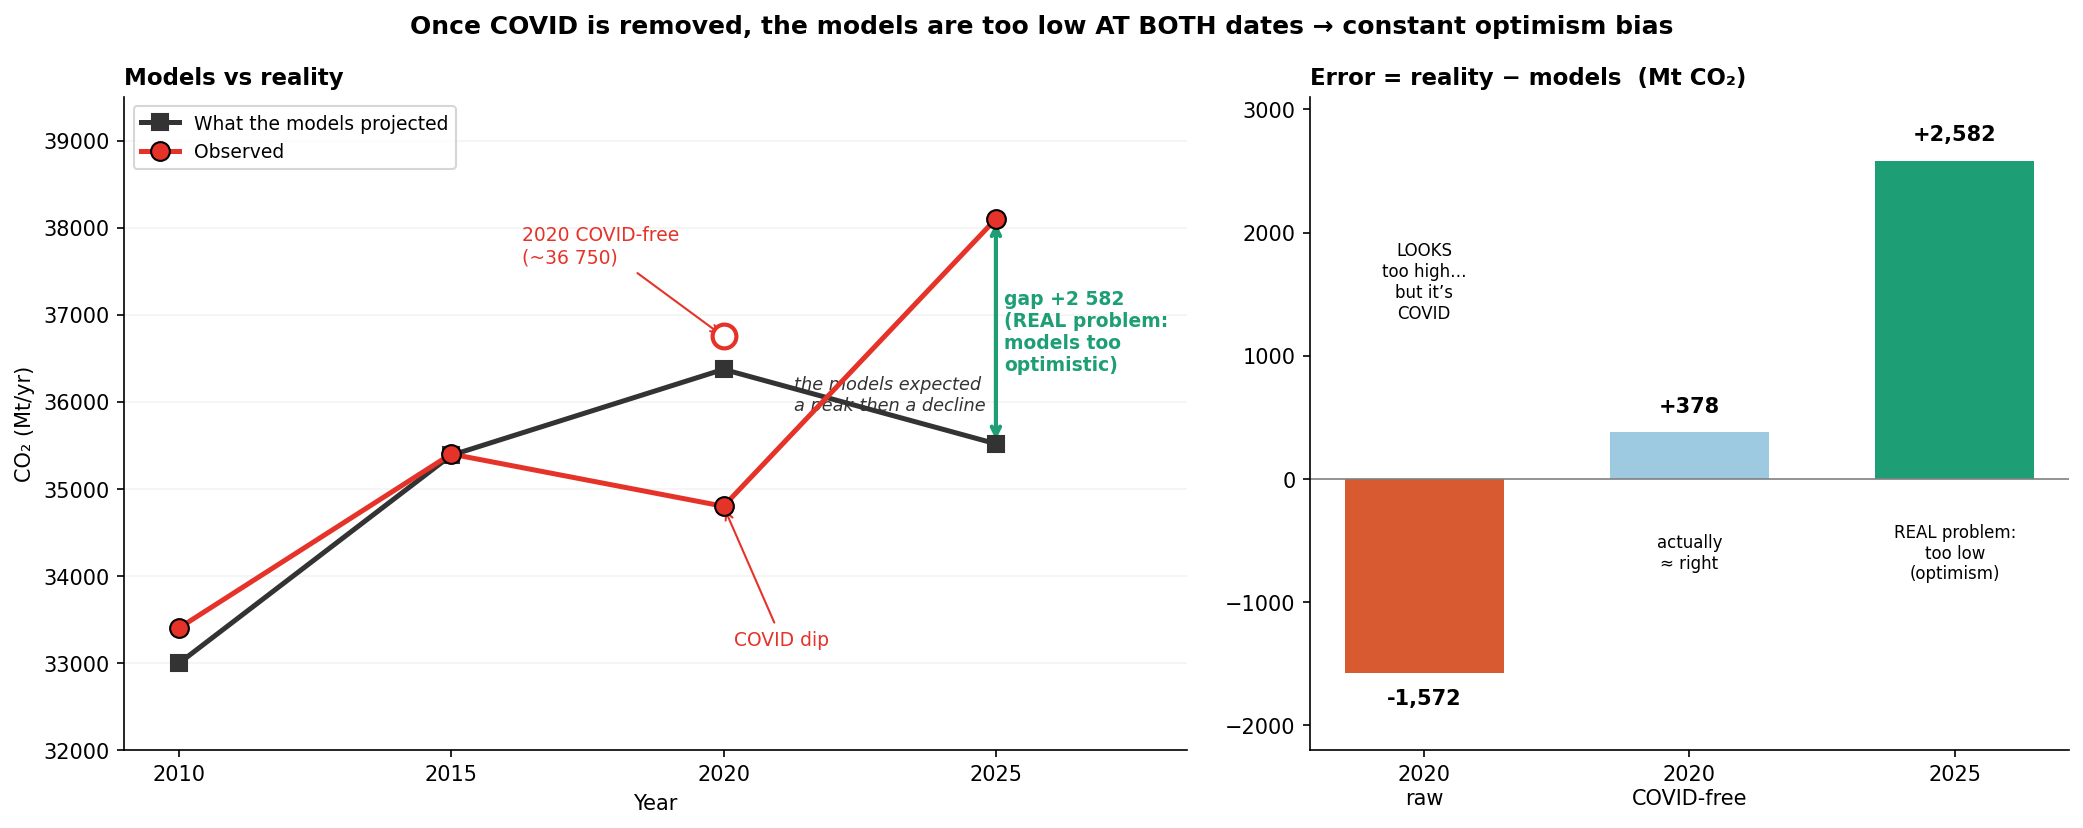

The script that saved this image:
"""Finding 1 — pedagogical version (clear)."""
import warnings; warnings.filterwarnings('ignore')
import pandas as pd, numpy as np, matplotlib.pyplot as plt
from pathlib import Path

SCI = Path.home()/'PhD'/'4. Modeling'/'Prisma School'/'Scenario_Compass_Initiative_Data'/'SCI-2025_v1.0_pathways_ensemble_global.xlsx'
OBS = {2010: 33400, 2015: 35400, 2020: 34800, 2025: 38100}
YEARS = [2010, 2015, 2020, 2025]; YC = [str(y) for y in YEARS]
_F = ['MESSAGE','REMIND','IMACLIM','IMAGE','WITCH','POLES','GCAM','AIM','COFFEE','TIAM','GEM-E3','PROMETHEUS','EPPA','C-ROADS','MERGE','CGEM','MINES']
df = pd.read_excel(SCI, sheet_name='data')
s = df[df['Variable'] == 'Emissions|CO2|Energy and Industrial Processes'].copy()
s['Family'] = s['Model'].map(lambda m: next((f for f in _F if f in str(m).upper()), str(m)))
w = (1.0 / s.groupby('Family')['Family'].transform('size')).values
proj = [float(np.nansum(w*s[c].values) / np.nansum(w*~np.isnan(s[c].values))) for c in YC]
cf2020 = (OBS[2015] + OBS[2025]) / 2

fig, (axL, axR) = plt.subplots(1, 2, figsize=(14, 5.6), gridspec_kw={'width_ratios': [1.4, 1]})

# ── left : 2 curves ──
X = YEARS
axL.plot(X, proj, '-s', color='#333', lw=2.4, ms=8, label='What the models projected', zorder=4)
axL.plot(X, [OBS[y] for y in X], '-o', color='#E63329', lw=2.4, ms=9, mec='black', label='Observed', zorder=5)
axL.scatter([2020], [cf2020], s=130, facecolor='white', edgecolor='#E63329', lw=2, zorder=6)
axL.annotate('2020 COVID-free\n(~36 750)', (2020, cf2020), (2016.3, 37600), fontsize=9, color='#E63329',
             arrowprops=dict(arrowstyle='->', color='#E63329'))
axL.annotate('COVID dip', (2020, OBS[2020]), (2020.2, 33200), fontsize=9, color='#E63329',
             arrowprops=dict(arrowstyle='->', color='#E63329'))
# 2025 gap arrow
axL.annotate('', (2025, OBS[2025]), (2025, proj[3]), arrowprops=dict(arrowstyle='<->', color='#1D9E75', lw=2))
axL.text(2025.15, (OBS[2025]+proj[3])/2, 'gap +2 582\n(REAL problem:\nmodels too\noptimistic)', fontsize=9,
         color='#1D9E75', fontweight='bold', va='center')
axL.text(2021.3, 35900, 'the models expected\na peak then a decline', fontsize=8.5, color='#333', style='italic')
axL.set_xticks(YEARS); axL.set_xlim(2009, 2028.5); axL.set_ylim(32000, 39500)
axL.set_ylabel('CO₂ (Mt/yr)'); axL.set_xlabel('Year'); axL.legend(loc='upper left', fontsize=9)
axL.set_title('Models vs reality', loc='left', fontsize=11, fontweight='bold')
axL.spines[['top','right']].set_visible(False); axL.grid(axis='y', alpha=0.15)

# ── right : 3 bars, simple language ──
labels = ['2020\nraw', '2020\nCOVID-free', '2025']
vals = [OBS[2020]-proj[2], cf2020-proj[2], OBS[2025]-proj[3]]
cols = ['#D85A30', '#9ecae1', '#1D9E75']
notes = ['LOOKS\ntoo high…\nbut it’s\nCOVID', 'actually\n≈ right', 'REAL problem:\ntoo low\n(optimism)']
b = axR.bar(labels, vals, color=cols, width=0.6)
axR.axhline(0, color='gray', lw=0.8)
for bar, v, nt in zip(b, vals, notes):
    axR.text(bar.get_x()+bar.get_width()/2, v+(130 if v>=0 else -130), f'{v:+,.0f}',
             ha='center', va='bottom' if v>=0 else 'top', fontsize=10, fontweight='bold')
    axR.text(bar.get_x()+bar.get_width()/2, 1600 if v < 0 else -600, nt, ha='center', va='center', fontsize=8)
axR.set_title('Error = reality − models  (Mt CO₂)', loc='left', fontsize=11, fontweight='bold')
axR.set_ylim(-2200, 3100); axR.spines[['top','right']].set_visible(False)

fig.suptitle('Once COVID is removed, the models are too low AT BOTH dates → constant optimism bias',
             fontsize=12, fontweight='bold')
plt.tight_layout(); plt.savefig('co2_finding1_simple.png', dpi=150, bbox_inches='tight')
print('Saved: co2_finding1_simple.png')
